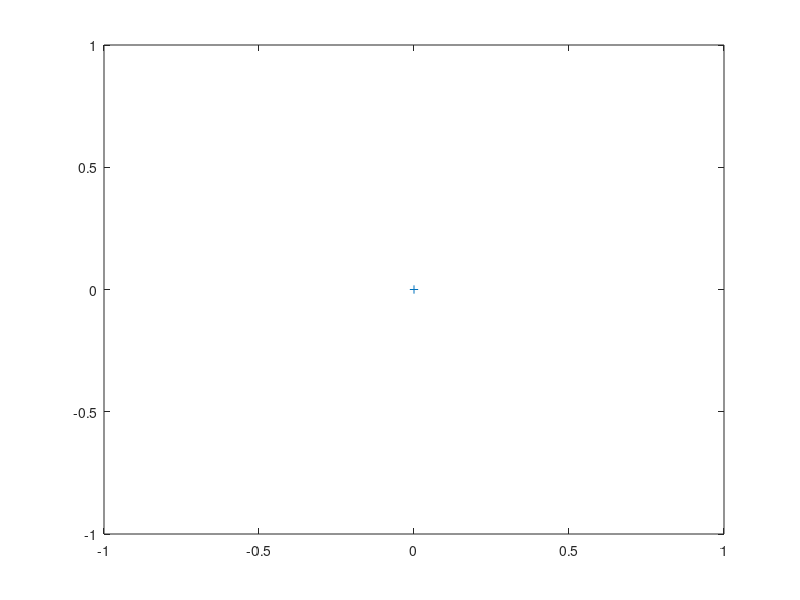

MATLAB code to generate this figure:
%
% 
% access.m
%
% This function sets positions of the access points.
%
%%
%

function [out] =  access3()

accessinfo(1, 1) = 0.0;
accessinfo(1, 2) = 0.0;
out = accessinfo;
plot (accessinfo(:,1),accessinfo(:,2),'+')
print -depsc access_point_Position.eps
%******* end of file *********